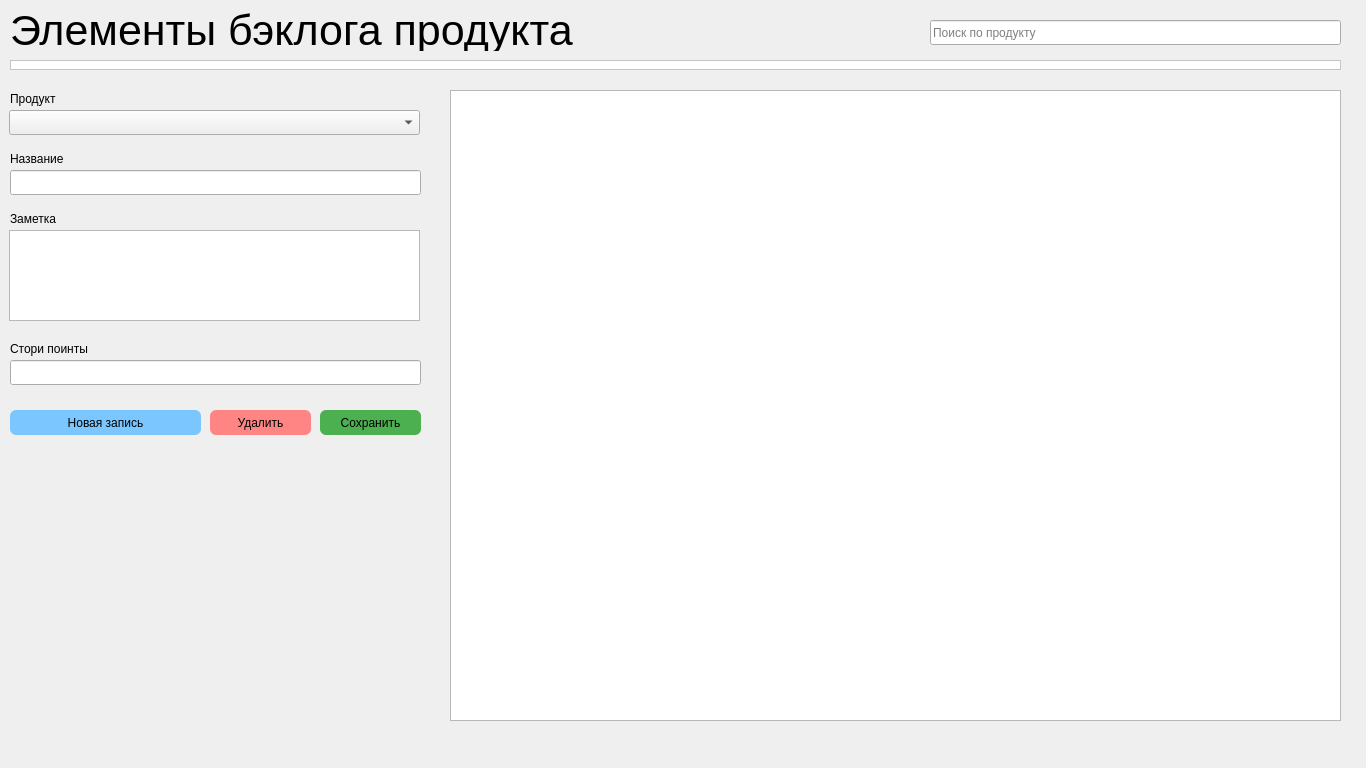
<?xml version="1.0" encoding="UTF-8"?>
<ui version="4.0">
 <class>ProductBacklogItemsPage</class>
 <widget class="QWidget" name="ProductBacklogItemsPage">
  <property name="geometry">
   <rect>
    <x>0</x>
    <y>0</y>
    <width>1366</width>
    <height>768</height>
   </rect>
  </property>
  <property name="sizePolicy">
   <sizepolicy hsizetype="Fixed" vsizetype="Fixed">
    <horstretch>0</horstretch>
    <verstretch>0</verstretch>
   </sizepolicy>
  </property>
  <property name="windowTitle">
   <string>ProductBacklogItemsPage</string>
  </property>
  <widget class="QLineEdit" name="storyPointsLineEdit">
   <property name="geometry">
    <rect>
     <x>10</x>
     <y>360</y>
     <width>411</width>
     <height>25</height>
    </rect>
   </property>
   <property name="sizePolicy">
    <sizepolicy hsizetype="Fixed" vsizetype="Fixed">
     <horstretch>0</horstretch>
     <verstretch>0</verstretch>
    </sizepolicy>
   </property>
  </widget>
  <widget class="QTextEdit" name="descriptionTextEdit">
   <property name="geometry">
    <rect>
     <x>9</x>
     <y>230</y>
     <width>411</width>
     <height>91</height>
    </rect>
   </property>
   <property name="sizePolicy">
    <sizepolicy hsizetype="Fixed" vsizetype="Fixed">
     <horstretch>0</horstretch>
     <verstretch>0</verstretch>
    </sizepolicy>
   </property>
  </widget>
  <widget class="QComboBox" name="productComboBox">
   <property name="geometry">
    <rect>
     <x>9</x>
     <y>110</y>
     <width>411</width>
     <height>25</height>
    </rect>
   </property>
   <property name="sizePolicy">
    <sizepolicy hsizetype="Fixed" vsizetype="Fixed">
     <horstretch>0</horstretch>
     <verstretch>0</verstretch>
    </sizepolicy>
   </property>
  </widget>
  <widget class="QLabel" name="productComboLabel">
   <property name="geometry">
    <rect>
     <x>10</x>
     <y>90</y>
     <width>411</width>
     <height>17</height>
    </rect>
   </property>
   <property name="text">
    <string>Продукт</string>
   </property>
  </widget>
  <widget class="QLabel" name="nameLineLabel">
   <property name="geometry">
    <rect>
     <x>10</x>
     <y>150</y>
     <width>411</width>
     <height>17</height>
    </rect>
   </property>
   <property name="text">
    <string>Название</string>
   </property>
  </widget>
  <widget class="QLabel" name="descriptionLineLabel">
   <property name="geometry">
    <rect>
     <x>10</x>
     <y>210</y>
     <width>411</width>
     <height>17</height>
    </rect>
   </property>
   <property name="text">
    <string>Заметка</string>
   </property>
  </widget>
  <widget class="QLabel" name="storyPointsLineLabel">
   <property name="geometry">
    <rect>
     <x>10</x>
     <y>340</y>
     <width>411</width>
     <height>17</height>
    </rect>
   </property>
   <property name="text">
    <string>Стори поинты</string>
   </property>
  </widget>
  <widget class="QLabel" name="titleLabel">
   <property name="geometry">
    <rect>
     <x>10</x>
     <y>10</y>
     <width>601</width>
     <height>41</height>
    </rect>
   </property>
   <property name="font">
    <font>
     <pointsize>32</pointsize>
    </font>
   </property>
   <property name="text">
    <string>Элементы бэклога продукта</string>
   </property>
  </widget>
  <widget class="QTableWidget" name="tableWidget">
   <property name="geometry">
    <rect>
     <x>450</x>
     <y>90</y>
     <width>891</width>
     <height>631</height>
    </rect>
   </property>
  </widget>
  <widget class="QPushButton" name="saveButton">
   <property name="geometry">
    <rect>
     <x>320</x>
     <y>410</y>
     <width>101</width>
     <height>25</height>
    </rect>
   </property>
   <property name="styleSheet">
    <string notr="true">background-color: #4caf50; border: none; border-radius: 6px;</string>
   </property>
   <property name="text">
    <string>Сохранить</string>
   </property>
  </widget>
  <widget class="QFrame" name="frame">
   <property name="geometry">
    <rect>
     <x>10</x>
     <y>60</y>
     <width>1331</width>
     <height>10</height>
    </rect>
   </property>
   <property name="sizePolicy">
    <sizepolicy hsizetype="Fixed" vsizetype="Fixed">
     <horstretch>0</horstretch>
     <verstretch>0</verstretch>
    </sizepolicy>
   </property>
   <property name="styleSheet">
    <string notr="true">background-color: #FFFFFF</string>
   </property>
   <property name="frameShape">
    <enum>QFrame::StyledPanel</enum>
   </property>
   <property name="frameShadow">
    <enum>QFrame::Raised</enum>
   </property>
  </widget>
  <widget class="QPushButton" name="removeButton">
   <property name="geometry">
    <rect>
     <x>210</x>
     <y>410</y>
     <width>101</width>
     <height>25</height>
    </rect>
   </property>
   <property name="styleSheet">
    <string notr="true">background-color: #FF8585; border: none; border-radius: 6px;</string>
   </property>
   <property name="text">
    <string>Удалить</string>
   </property>
  </widget>
  <widget class="QLineEdit" name="nameLineEdit">
   <property name="geometry">
    <rect>
     <x>10</x>
     <y>170</y>
     <width>411</width>
     <height>25</height>
    </rect>
   </property>
   <property name="sizePolicy">
    <sizepolicy hsizetype="Fixed" vsizetype="Fixed">
     <horstretch>0</horstretch>
     <verstretch>0</verstretch>
    </sizepolicy>
   </property>
  </widget>
  <widget class="QPushButton" name="addButton">
   <property name="geometry">
    <rect>
     <x>10</x>
     <y>410</y>
     <width>191</width>
     <height>25</height>
    </rect>
   </property>
   <property name="styleSheet">
    <string notr="true">background-color: #7BC6FF; border: none; border-radius: 6px;</string>
   </property>
   <property name="text">
    <string>Новая запись</string>
   </property>
  </widget>
  <widget class="QLineEdit" name="searchLineEdit">
   <property name="geometry">
    <rect>
     <x>930</x>
     <y>20</y>
     <width>411</width>
     <height>25</height>
    </rect>
   </property>
   <property name="sizePolicy">
    <sizepolicy hsizetype="Fixed" vsizetype="Fixed">
     <horstretch>0</horstretch>
     <verstretch>0</verstretch>
    </sizepolicy>
   </property>
   <property name="text">
    <string/>
   </property>
   <property name="placeholderText">
    <string>Поиск по продукту</string>
   </property>
  </widget>
 </widget>
 <resources/>
 <connections/>
</ui>
